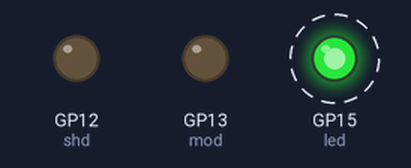
This program was run on a simulated Raspberry Pi Pico running MicroPython. On the bench: output pins drawn as LEDs (lit = HIGH). Wiring (from the project's diagram.json): green LED on GP15. Dashed ring = blinking. What the program prints to the serial console is not drawn.

Above: at 0.2 s.
Timing chart, 0 to 3.0 s (numbered marks = the images above):
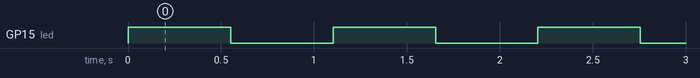

Measured:
- by itself, GP15 (led): alternates HIGH for 0.55 s and LOW for 0.55 s

The program:

main.py
```python
# 125 kHz Transponder Reader — Raspberry Pi Pico firmware (MicroPython)
# =============================================================================
# Front-end: EM4095 (carrier + demod) -> 4-ch level shifter -> Pico.
#   GP10  DEMOD   (data in,   from EM4095 via shifter)
#   GP11  RDYCLK  (clock in,  from EM4095 via shifter)
#   GP12  SHD     (shutdown out -> EM4095; LOW = front-end ON)
#   GP13  MOD     (modulation out -> EM4095; for writing tags)
#   GP15  status LED
#
# The EM4095 makes the 125 kHz field itself; the Pico just enables it (SHD=0),
# samples DEMOD on RDYCLK edges, and decodes the bitstream. There is no RF in
# the Wokwi sim, so this prints "no tag" — it comes alive on real hardware with
# a tuned antenna near a transponder.
#
# Scope note: this reads EM4100-class / basic LF tags out of the box. Automotive
# crypto transponders (Hitag2, Megamos, DST80) need the matching protocol/keys
# — that is Proxmark3 territory. This board is the LF analog front-end + a
# learning/decoding base. See BUILD.md.
# =============================================================================

from machine import Pin
import time

demod = Pin(10, Pin.IN)
rdyclk = Pin(11, Pin.IN)
shd = Pin(12, Pin.OUT)
mod = Pin(13, Pin.OUT)
led = Pin(15, Pin.OUT)

mod.value(0)
shd.value(0)          # 0 = front-end enabled (field ON)

print("# 125 kHz transponder reader online (SHD=0, field ON)")


def sample_bits(n=256):
    """Sample DEMOD on each RDYCLK edge -> list of bits. Real hardware only."""
    bits = []
    last = rdyclk.value()
    t_end = time.ticks_add(time.ticks_ms(), 50)
    while len(bits) < n and time.ticks_diff(t_end, time.ticks_ms()) > 0:
        c = rdyclk.value()
        if c != last and c == 1:          # rising edge of carrier clock
            bits.append(demod.value())
        last = c
    return bits


while True:
    led.toggle()
    bits = sample_bits()
    ones = sum(bits)
    if bits and 0 < ones < len(bits):     # some transitions = a tag is talking
        print("tag activity: {} bits, {} ones".format(len(bits), ones))
        # TODO: Manchester/biphase decode -> tag ID. (Add per tag family.)
    else:
        print("no tag in field")
    time.sleep_ms(500)
```
